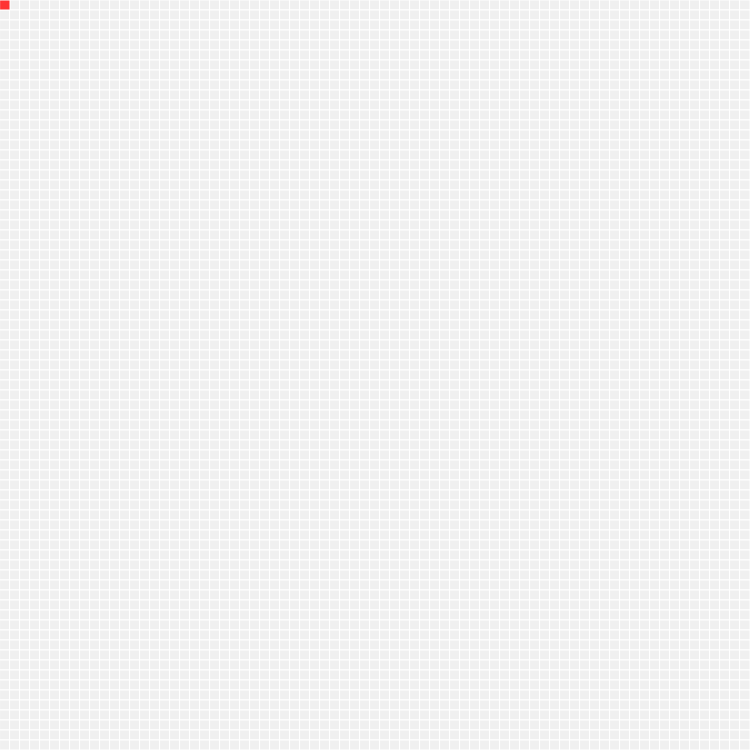
Frame 1 (no input)
Frame 60 (no input): identical to frame 1, image omitted
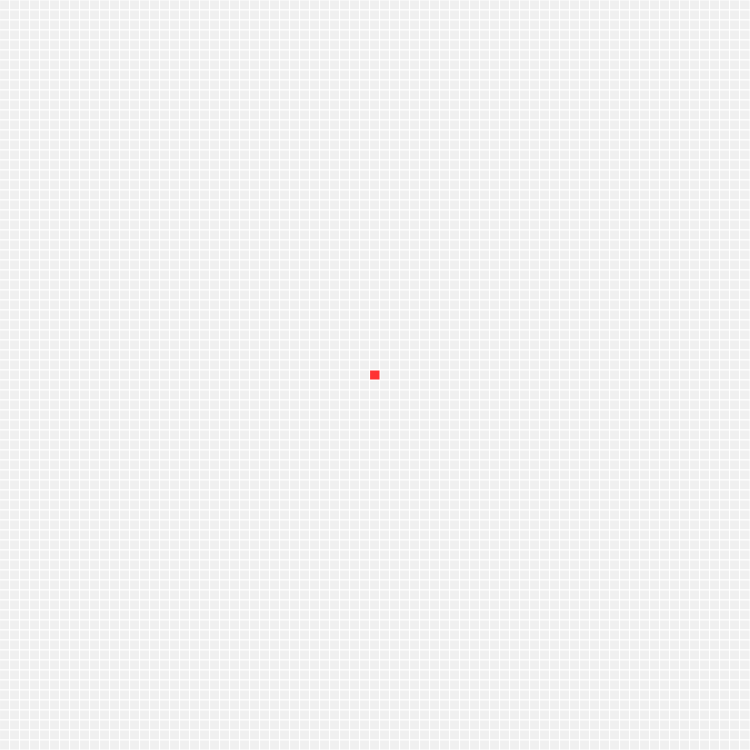
Frame 120 (the mouse pressed at the canvas centre since frame 60)

The p5.js sketch that drew these frames (run headless with seeded random() and noise() and a simulated clock; from frame 60 on, the mouse is pressed at the canvas centre):

// p5.js sketch
// ── sketch.js
const height = 75;
const width = 75;
const viewWidth = 750;
const viewHeight = 750;

const interval = 4;

const boxWidth = viewWidth / width;
const boxHeight = viewHeight / height;

var space = [];

var playButton;
var pauseButton;

var paused = true;

var mouseHoveringOverX = 0;
var mouseHoveringOverY = 0;


function initSpace(){
  space = getNewSpace(width, height);
}

function setSpaceValue(x, y, value){
  if(!inBounds(x,y)) return;
  space[x][y] = value;
}

function getSpaceValue(x, y){
  return space[x][y];
}

function setup() {
  // put setup code here
  initSpace();
  createCanvas(viewWidth, viewHeight);

  playButton = createButton('play');
  playButton.position(viewWidth, 0);
  playButton.mousePressed(playGame);

  pauseButton = createButton('pause');
  pauseButton.position(viewWidth, 25);
  pauseButton.mousePressed(pauseGame);
}

function playGame() {
  paused = false;
}

function pauseGame() {
  paused = true;
}

function draw() {
  // put drawing code here
  updateSpace();

  drawSpace();
  highlightBox();
}

function drawBox(x,y,value){
  stroke(255);
  fill(map(value,0.0,1.0,240  ,0));
  rect(x*boxWidth,y*boxHeight,boxWidth,boxHeight);
}

function drawRGBBox(x,y,r,g,b){
  stroke(255);
  fill(r,g,b);
  rect(x*boxWidth,y*boxHeight,boxWidth,boxHeight);
}

function highlightBox(){
  mouseHoveringOverX = parseInt(mouseX / boxWidth);
  mouseHoveringOverY = parseInt(mouseY / boxHeight);

  drawRGBBox(mouseHoveringOverX,mouseHoveringOverY,255,50,50);

  if(mouseIsPressed === true){
    let fillingVal;
    if(mouseButton === LEFT){
      fillingVal = 1;
    }else{
      fillingVal = 0;
    }

    setSpaceValue(mouseHoveringOverX, mouseHoveringOverY, fillingVal);
  }
}

function drawSpace() {
  for(let x = 0; x < space.length; x++){
    let ys = space[x];
    for(let y = 0; y < ys.length; y++){
      let value = getSpaceValue(x,y);
      drawBox(x,y,value);
    }
  }
}

var counter = interval;
function updateSpace(){
  if(paused) return;

  counter -= 1;
  if(counter > 0) return;
  counter = interval;

  // actual update
  doCycle();
}

function doCycle(){
  let newspace = [];
  for(let x = 0; x < width; x++){
    let temp = [];
    for(let y = 0; y < height; y++){
      let val = getSpaceValue(x,y);
      let valuesAround = getValuesAround(x,y);
      
      let acc = 0;
      for(let vI = 0; vI < valuesAround.length; vI++){
        acc += valuesAround[vI];
      }
    
      let newVal = 0;
      if(val == 0){
        if(acc == 3){
          newVal = 1;
        }
      }else{
        if(acc == 2 || acc == 3){
          newVal = 1;
        }
      }

      temp.push(newVal);
    }
    newspace.push(temp);
  }

  space = newspace;
}

function inBounds(x,y){
  return x >= 0 && x <= width-1 && y >= 0 && y <= height-1;
}

function pushIfExists(x,y,toArr){
  if(inBounds(x,y)){
    let val = getSpaceValue(x, y);
    toArr.push(val);
  }
}

function getValuesAround(x,y){
  let values = [];
  pushIfExists(x-1, y-1, values);
  pushIfExists(x, y-1, values);
  pushIfExists(x+1, y-1, values);

  pushIfExists(x-1, y, values);
  pushIfExists(x+1, y, values);

  pushIfExists(x-1, y+1, values);
  pushIfExists(x, y+1, values);
  pushIfExists(x+1, y+1, values);

  return values;
}
// ── space-filler.js
function getNewSpace(width, height) {
    return emptySpace(width, height);
}

function emptySpace(width, height) {
    let space = [];
    for(let x = 0; x < width; x++){
        let temp = [];
        for(let y = 0; y < height; y++){
          temp.push(0);
        }
        space.push(temp);
    }
    return space;
}

function randomSpace(width, height) {
    let space = [];
    for(let x = 0; x < width; x++){
        let temp = [];
        for(let y = 0; y < height; y++){
          temp.push(parseInt(Math.round(Math.random())));
        }
        space.push(temp);
    }
    return space;
}
